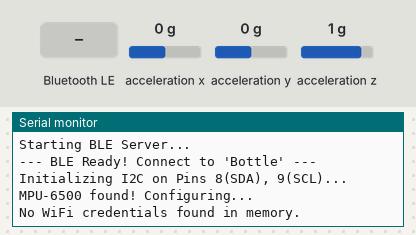
Simulated run of this sketch. Board: ESP32. On the bench: the last lines printed to the serial monitor. Wiring (inferred from the names in the program): MPU-9250 motion sensor at I2C address 0x68. Inputs (shaded band) come from the test bench; at power-on: acceleration x 0 g, acceleration y 0 g, acceleration z 1 g. A WiFi scan finds three made-up networks; EEPROM starts erased; nothing arrives over Bluetooth unless stated; a phone connects over Bluetooth LE 3 s after start.

Above: at 2.2 s.
2.3 s: acceleration x set to -1.4 g
At 3.0 s:
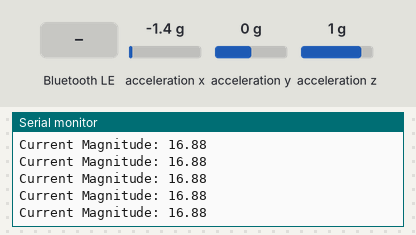
4.2 s: Bluetooth LE write "SCAN" received
At 5.0 s:
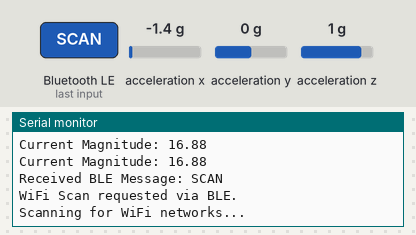
5.7 s: Bluetooth LE write "1" received
At 6.1 s:
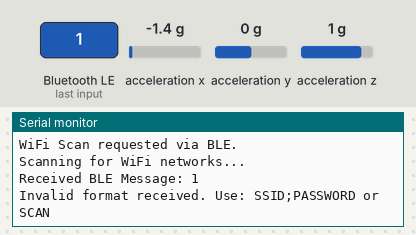
7.2 s: acceleration y set to -1.4 g
At 7.8 s:
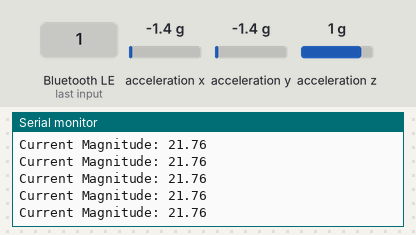
8.7 s: acceleration z set to -1.4 g
At 9.6 s:
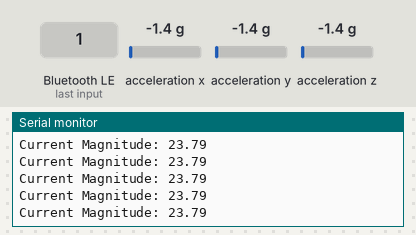
Timing chart, 0 to 11.2 s (numbered marks = the images above; inputs shaded):
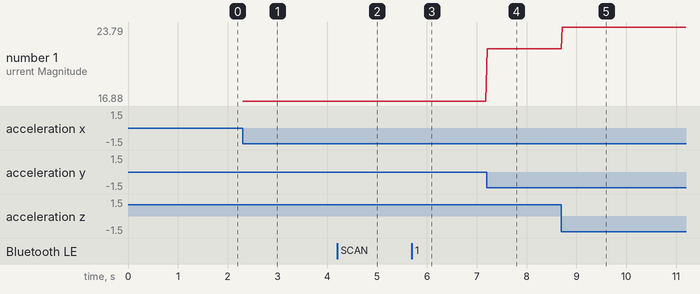

The sketch:

esp32_code.ino
```cpp
#include <BLEDevice.h>
#include <BLEServer.h>
#include <BLEUtils.h>
#include <BLE2902.h>
#include <WiFi.h>
#include <WiFiUdp.h>
#include <Preferences.h>
#include <Wire.h>
#include <math.h>

// UUIDs for BLE Service and Characteristic
#define SERVICE_UUID           "4fafc201-1fb5-459e-8fcc-c5c9c331914b"
#define CHARACTERISTIC_UUID    "beb5483e-36e1-4688-b7f5-ea07361b26a8"

BLEServer *pServer = NULL;
BLECharacteristic *pCharacteristic = NULL;
bool deviceConnected = false;
bool oldDeviceConnected = false;

Preferences preferences;
String ssid = "";
String password = "";

WiFiUDP udp;
const int udpPort = 5000;
IPAddress broadcastIP(255, 255, 255, 255);

bool requestWiFiScan = false;

const int MPU_ADDR = 0x68; // MPU-6500 typical I2C address
const float SHAKE_THRESHOLD = 25.0; // Higher value = less sensitive
unsigned long lastShakeTime = 0;
const int SHAKE_COOLDOWN = 500; // ms between sending signals

void setupMPU() {
  Wire.beginTransmission(MPU_ADDR);
  Wire.write(0x6B); // PWR_MGMT_1 register
  Wire.write(0);    // Wake up
  Wire.endTransmission(true);
}

void readAccel(float &ax, float &ay, float &az) {
  Wire.beginTransmission(MPU_ADDR);
  Wire.write(0x3B); // Starting register for Accel Readings (ACCEL_XOUT_H)
  Wire.endTransmission(false);
  Wire.requestFrom(MPU_ADDR, 6, true);

  if (Wire.available() >= 6) {
    int16_t x = Wire.read() << 8 | Wire.read();
    int16_t y = Wire.read() << 8 | Wire.read();
    int16_t z = Wire.read() << 8 | Wire.read();

    // Default MPU range is +/- 2g. Sensitivity is 16384 LSB/g.
    // 1g is ~9.81 m/s^2
    ax = (x / 16384.0) * 9.81;
    ay = (y / 16384.0) * 9.81;
    az = (z / 16384.0) * 9.81;
  } else {
    ax = ay = az = 0;
  }
}

void connectToWiFi() {
  if (ssid == "") return;

  Serial.print("Connecting to WiFi SSID: ");
  Serial.println(ssid);

  WiFi.mode(WIFI_STA);
  WiFi.disconnect();
  delay(100);
  WiFi.begin(ssid.c_str(), password.c_str());

  int attempts = 0;
  while (WiFi.status() != WL_CONNECTED && attempts < 20) {
    delay(500);
    Serial.print(".");
    attempts++;
  }

  if (WiFi.status() == WL_CONNECTED) {
    Serial.println("\nWiFi Connected!");
    Serial.print("IP Address: ");
    Serial.println(WiFi.localIP());
  } else {
    Serial.println("\nFailed to connect to WiFi. Will continue advertising BLE.");
  }
}

class MyServerCallbacks: public BLEServerCallbacks {
    void onConnect(BLEServer* pServer) {
      deviceConnected = true;
      Serial.println("BLE Device Connected");
    };

    void onDisconnect(BLEServer* pServer) {
      deviceConnected = false;
      Serial.println("BLE Device Disconnected");
    }
};

class MyCallbacks: public BLECharacteristicCallbacks {
    void onWrite(BLECharacteristic *pChar) {
      uint8_t* rxData = pChar->getData();
      size_t rxLen = pChar->getLength();

      if (rxLen > 0) {
        String msg = "";
        for (int i = 0; i < rxLen; i++) {
          msg += (char)rxData[i];
        }

        Serial.print("Received BLE Message: ");
        Serial.println(msg);
        msg.trim();

        if (msg == "SCAN") {
          Serial.println("WiFi Scan requested via BLE.");
          requestWiFiScan = true;
        }
        else {
          // Expect format: SSID;PASSWORD
          int separatorIdx = msg.indexOf(';');
          if (separatorIdx != -1) {
            ssid = msg.substring(0, separatorIdx);
            password = msg.substring(separatorIdx + 1);
          ssid.trim();
          password.trim();

          Serial.println("Saving WiFi credentials to NVS...");
          preferences.begin("wifi_creds", false); // false = read/write
          preferences.putString("ssid", ssid);
          preferences.putString("password", password);
          preferences.end();

          connectToWiFi();
        } else {
          Serial.println("Invalid format received. Use: SSID;PASSWORD or SCAN");
        }
      }
    }
  }
};

void setup() {
  Serial.begin(115200);
  delay(1000);
  Serial.println("\n--- ESP32 Bottle Shake Detector ---");

  // 1. START BLE FIRST (to ensure it works even if I2C hangs)
  Serial.println("Starting BLE Server...");
  BLEDevice::init("Bottle");
  pServer = BLEDevice::createServer();
  pServer->setCallbacks(new MyServerCallbacks());

  BLEService *pService = pServer->createService(SERVICE_UUID);
  pCharacteristic = pService->createCharacteristic(
                      CHARACTERISTIC_UUID,
                      BLECharacteristic::PROPERTY_READ   |
                      BLECharacteristic::PROPERTY_WRITE  |
                      BLECharacteristic::PROPERTY_NOTIFY
                    );

  pCharacteristic->setCallbacks(new MyCallbacks());
  pCharacteristic->addDescriptor(new BLE2902());

  pService->start();

  BLEAdvertising *pAdvertising = BLEDevice::getAdvertising();
  pAdvertising->addServiceUUID(SERVICE_UUID);
  pAdvertising->setScanResponse(true);
  pAdvertising->setMinPreferred(0x06);
  pAdvertising->setMinPreferred(0x12);
  pAdvertising->start();

  Serial.println("--- BLE Ready! Connect to 'Bottle' ---");

  // 2. Initialize I2C for MPU-6500
  Serial.println("Initializing I2C on Pins 8(SDA), 9(SCL)...");
  Wire.begin(8, 9);

  // Check if MPU is responding
  Wire.beginTransmission(MPU_ADDR);
  if (Wire.endTransmission() != 0) {
    Serial.println("WARNING: MPU-6500 not found at 0x68! Check your wiring.");
  } else {
    Serial.println("MPU-6500 found! Configuring...");
    setupMPU();
  }

  // 3. Load WiFi credentials from Non-Volatile Storage (NVS)
  preferences.begin("wifi_creds", true); // true = read-only
  ssid = preferences.getString("ssid", "");
  password = preferences.getString("password", "");
  preferences.end();

  if (ssid != "") {
    connectToWiFi();
  } else {
    Serial.println("No WiFi credentials found in memory.");
  }
}

void loop() {
  // BLE reconnection handling
  if (!deviceConnected && oldDeviceConnected) {
      delay(500);
      BLEDevice::startAdvertising();
      Serial.println("Restarting BLE advertising...");
      oldDeviceConnected = deviceConnected;
  }
  if (deviceConnected && !oldDeviceConnected) {
      oldDeviceConnected = deviceConnected;
  }

  // Handle WiFi Scan Request
  if (requestWiFiScan) {
    requestWiFiScan = false;
    Serial.println("Scanning for WiFi networks...");
    int n = WiFi.scanNetworks();
    String scanResult = "NETWORKS:";
    for (int i = 0; i < n; ++i) {
      scanResult += WiFi.SSID(i);
      if (i < n - 1) {
        scanResult += ",";
      }
    }
    Serial.println("Scan complete. Sending results over BLE...");
    pCharacteristic->setValue(scanResult.c_str());
    pCharacteristic->notify();
  }

  // Read MPU-6500 Acceleration Data
  float ax, ay, az;
  readAccel(ax, ay, az);

  // Calculate total acceleration vector magnitude
  float magnitude = sqrt(ax*ax + ay*ay + az*az);

  // Log magnitude if there is significant movement (to help you tune the threshold)
  if (magnitude > 15.0) {
    Serial.print("Current Magnitude: ");
    Serial.println(magnitude);
  }

  // Normal resting magnitude is around 9.81 (gravity)
  // If we exceed our threshold, it means we are shaking/moving fast
  if (magnitude > SHAKE_THRESHOLD) {
    if (millis() - lastShakeTime > SHAKE_COOLDOWN) {
      lastShakeTime = millis();
      Serial.print("SHAKE DETECTED! Magnitude: ");
      Serial.println(magnitude);

      // Send UDP broadcast over WiFi
      if (WiFi.status() == WL_CONNECTED) {
        udp.beginPacket(broadcastIP, udpPort);
        udp.print("SHAKE");
        udp.endPacket();
        Serial.println(">>> Sent UDP 'SHAKE' Broadcast <<<");
      }
    }
  }

  delay(20); // Small delay for stability
}
```

Measured:
- after the input at 2.3 s, the serial monitor: prints a new line at once (image 1)
- after the input at 4.2 s, the serial monitor: prints a new line at once (image 2)
- after the input at 5.7 s, the serial monitor: prints a new line at once (image 3)
- after the input at 7.2 s, the serial monitor: prints a new line at once (image 4)
- after the input at 8.7 s, the serial monitor: prints a new line at once (image 5)
- plotted number 1: 16.88 → 21.76 after the input at 7.2 s, 21.76 → 23.79 after the input at 8.7 s
